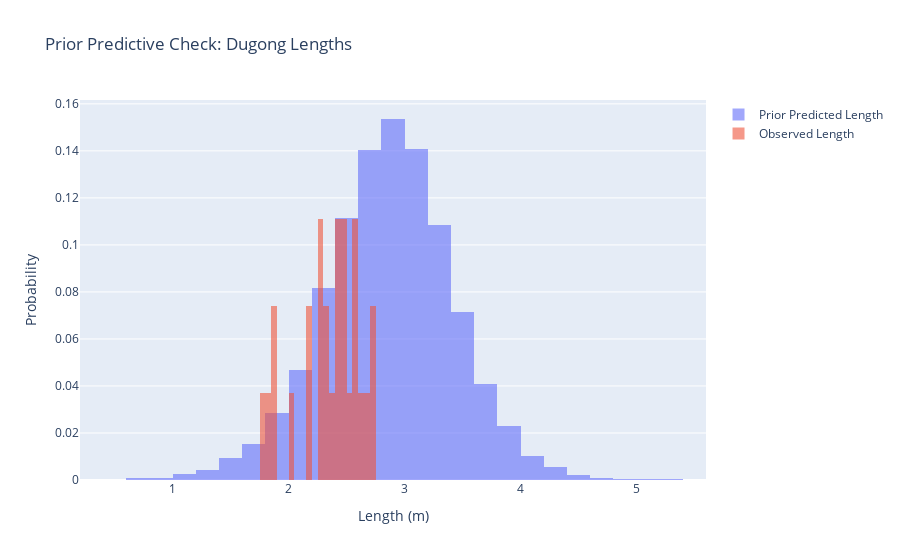

The cell this chart's notebook holds for it:
### Markdown cell above
### Prior Predictive Checks

Before fitting the model, let's check that our priors generate reasonable predictions of dugong lengths across ages.

### Code cell
# Sample from prior predictive distribution
with dugong_model:
    prior_pred = pm.sample_prior_predictive(samples=1000, random_seed=RNG)

# Plot prior predictive distribution overlaid on data
prior_lengths = prior_pred.prior_predictive['length'].values.flatten()

fig = go.Figure()
fig.add_trace(go.Histogram(x=prior_lengths, name='Prior Predicted Length',
                          nbinsx=40, histnorm='probability', opacity=0.6))
fig.add_trace(go.Histogram(x=y, name='Observed Length',
                          nbinsx=30, histnorm='probability', opacity=0.6))
fig.update_layout(title='Prior Predictive Check: Dugong Lengths',
                 xaxis_title='Length (m)', yaxis_title='Probability', barmode='overlay')
fig.show()

print(f"Prior length 5–95%: {np.percentile(prior_lengths, 5):.2f}–{np.percentile(prior_lengths, 95):.2f} m")
print(f"Observed length min–max: {y.min():.2f}–{y.max():.2f} m")

### Figure 1 — Plotly figure (JSON) as saved in the notebook; plotly's stock layout.template omitted (floating-point values rounded to 4 significant figures; data arrays with more than 128 entries replaced by an {"elided": "..."} marker saying what was removed)
{"data": [{"histnorm": "probability", "name": "Prior Predicted Length", "nbinsx": 40, "opacity": 0.6, "type": "histogram", "x": {"elided": "27000 float values"}}, {"histnorm": "probability", "name": "Observed Length", "nbinsx": 30, "opacity": 0.6, "type": "histogram", "x": [1.8, 1.85, 1.87, 1.77, 2.02, 2.27, 2.15, 2.26, 2.47, 2.19, 2.26, 2.4, 2.39, 2.41, 2.5, 2.32, 2.32, 2.43, 2.47, 2.56, 2.65, 2.47, 2.64, 2.56, 2.7, 2.72, 2.57]}], "layout": {"barmode": "overlay", "title": {"text": "Prior Predictive Check: Dugong Lengths"}, "xaxis": {"title": {"text": "Length (m)"}}, "yaxis": {"title": {"text": "Probability"}}}}
